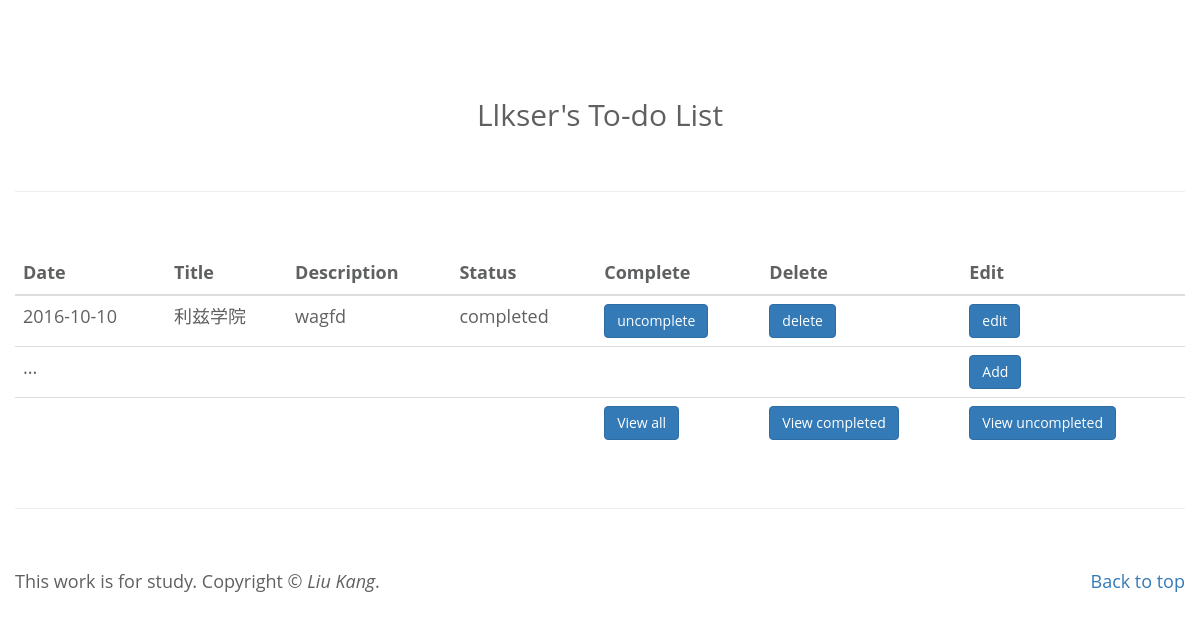
Screenshot of /viewCompleted with the database file from the repository.
### app/models.py (models this page shows)
class Events(db.Model):
    eventID=db.Column(db.Integer, primary_key=True)
    date=db.Column(db.Date)
    title=db.Column(db.String(250))
    description=db.Column(db.String(250))
    isCompleted=db.Column(db.Boolean, default=False)

### app/views.py (the view)
@app.route('/viewCompleted', methods=['GET'])
def viewCompleted():
    EventsTable=Events.query.order_by('date').all()
    return render_template('view_completed.html',
                            EventsTable=EventsTable,
                            )

### app/templates/view_completed.html
{% extends "base.html" %}
{% block content %}
<table class="table">
    <thead>
        <tr>
            <th>Date</th>
            <th>Title</th>
            <th>Description</th>
            <th>Status</th>
            <th>Complete</th>
            <th>Delete</th>
            <th>Edit</th>
        </tr>
    </thead>
    <tbody>
        {% for Event in EventsTable %}
        {% if Event.isCompleted %}
        <tr>
            <td>{{Event.date}}</td>
            <td>{{Event.title}}</td>
            <td>{{Event.description}}</td>
            {% if Event.isCompleted %}
                <td>completed</td>
                <td><a href="/change_event_status/{{Event.eventID}}"><button type="button" class="btn btn-primary">uncomplete</button></a></td>
            {% else %}
                <td>uncompleted</td>
                <td><a href="/change_event_status/{{Event.eventID}}"><button type="button" class="btn btn-primary">complete</button></a></td>
            {% endif %}
            <td><a href="/delete_event/{{Event.eventID}}"><button type="button" class="btn btn-primary">delete</button></a></td>
            <td><a href="/edit_event/{{Event.eventID}}"><button type="button" class="btn btn-primary">edit</button></a></td>
        </tr>
        {% endif %}
        {% endfor %}
        <tr>
            <td>...</td>
            <td></td>
            <td></td>
            <td></td>
            <td></td>
            <td></td>
            <td><a href="/add_event"><button type="button" class="btn btn-primary">Add</button></a></td>
        </tr>
        <tr>
            <td></td>
            <td></td>
            <td></td>
            <td></td>
            <td><a href="/"><button type="button" class="btn btn-primary">View all</button></a></td>
            <td><a href="/viewCompleted"><button type="button" class="btn btn-primary">View completed</button></a></td>
            <td><a href="/viewUncompleted"><button type="button" class="btn btn-primary">View uncompleted</button></a></td>
        </tr>
    </tbody>
</table>
{% endblock %}

### app/static/myStyle.css (style rules this page uses)
html { scroll-behavior: smooth; }
body { font-family: "Open Sans", Arial, Helvetica, sans-serif; font-size: 18px; font-weight: 400; overflow-x: hidden; padding-top: 78px; color: #5f6061; }
.table { font-size: 18px; }

### rows the page displays
Events: date "2016-10-10", title "利兹学院", description "wagfd"
